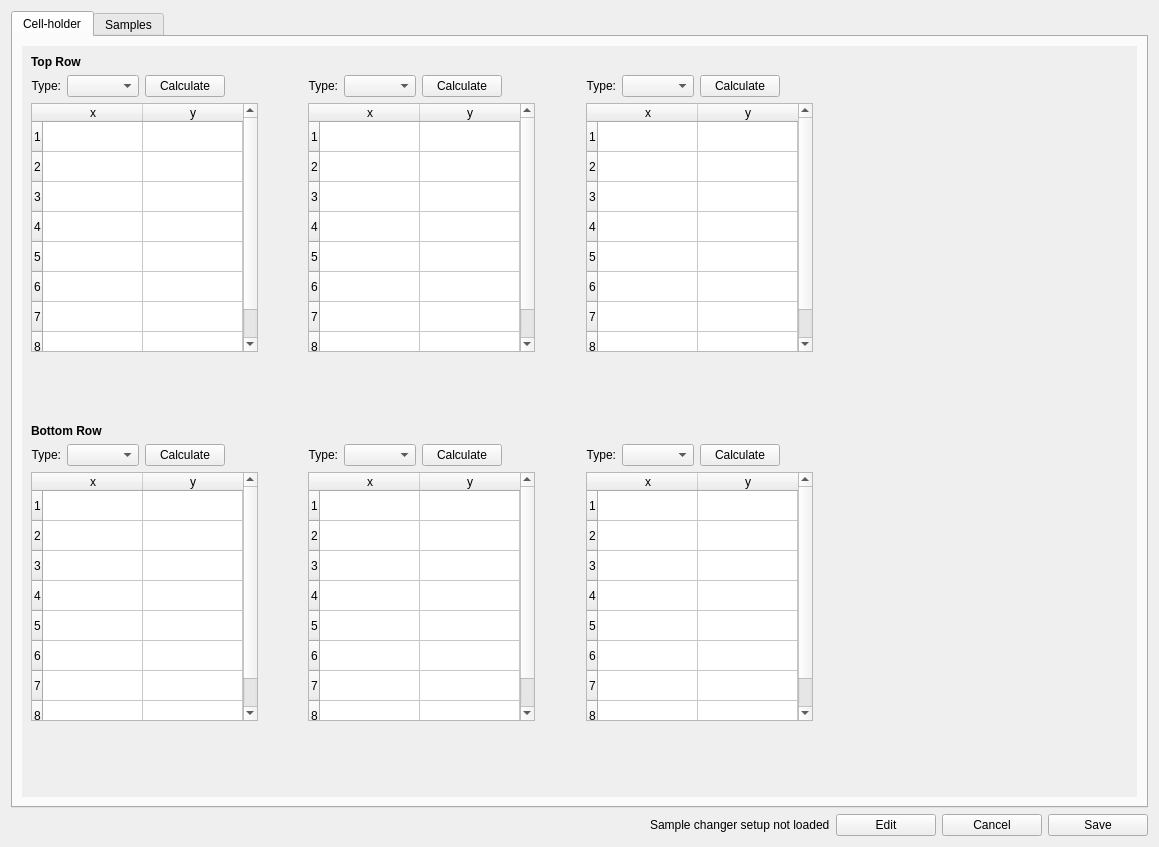
<?xml version="1.0" encoding="UTF-8"?>
<ui version="4.0">
 <class>expForm</class>
 <widget class="QWidget" name="expForm">
  <property name="geometry">
   <rect>
    <x>0</x>
    <y>0</y>
    <width>1159</width>
    <height>847</height>
   </rect>
  </property>
  <property name="windowTitle">
   <string>Form</string>
  </property>
  <layout class="QVBoxLayout" name="verticalLayout_8">
   <item>
    <widget class="QTabWidget" name="tabWidget">
     <property name="currentIndex">
      <number>0</number>
     </property>
     <widget class="QWidget" name="cellsTab">
      <attribute name="title">
       <string>Cell-holder</string>
      </attribute>
      <layout class="QVBoxLayout" name="verticalLayout_10">
       <item>
        <widget class="QScrollArea" name="scrollArea">
         <property name="sizePolicy">
          <sizepolicy hsizetype="Expanding" vsizetype="Expanding">
           <horstretch>0</horstretch>
           <verstretch>0</verstretch>
          </sizepolicy>
         </property>
         <property name="frameShape">
          <enum>QFrame::NoFrame</enum>
         </property>
         <property name="sizeAdjustPolicy">
          <enum>QAbstractScrollArea::AdjustIgnored</enum>
         </property>
         <property name="widgetResizable">
          <bool>true</bool>
         </property>
         <widget class="QWidget" name="scrollAreaWidgetContents">
          <property name="geometry">
           <rect>
            <x>0</x>
            <y>0</y>
            <width>1089</width>
            <height>720</height>
           </rect>
          </property>
          <layout class="QVBoxLayout" name="verticalLayout_9">
           <item>
            <widget class="QLabel" name="label">
             <property name="font">
              <font>
               <weight>75</weight>
               <bold>true</bold>
              </font>
             </property>
             <property name="text">
              <string>Top Row</string>
             </property>
            </widget>
           </item>
           <item>
            <layout class="QHBoxLayout" name="horizontalLayout">
             <item>
              <layout class="QVBoxLayout" name="verticalLayout_2">
               <item>
                <layout class="QHBoxLayout" name="horizontalLayout_3">
                 <item>
                  <widget class="QLabel" name="label_3">
                   <property name="text">
                    <string>Type:</string>
                   </property>
                   <property name="alignment">
                    <set>Qt::AlignRight|Qt::AlignTrailing|Qt::AlignVCenter</set>
                   </property>
                  </widget>
                 </item>
                 <item>
                  <widget class="QComboBox" name="comboTopFirst"/>
                 </item>
                 <item>
                  <widget class="QPushButton" name="calculateTopFirstButton">
                   <property name="text">
                    <string>Calculate</string>
                   </property>
                  </widget>
                 </item>
                 <item>
                  <spacer name="horizontalSpacer">
                   <property name="orientation">
                    <enum>Qt::Horizontal</enum>
                   </property>
                   <property name="sizeHint" stdset="0">
                    <size>
                     <width>40</width>
                     <height>20</height>
                    </size>
                   </property>
                  </spacer>
                 </item>
                </layout>
               </item>
               <item>
                <widget class="QTableWidget" name="tableTopFirst">
                 <property name="sizePolicy">
                  <sizepolicy hsizetype="Fixed" vsizetype="Expanding">
                   <horstretch>0</horstretch>
                   <verstretch>0</verstretch>
                  </sizepolicy>
                 </property>
                 <property name="midLineWidth">
                  <number>0</number>
                 </property>
                 <property name="verticalScrollBarPolicy">
                  <enum>Qt::ScrollBarAsNeeded</enum>
                 </property>
                 <property name="horizontalScrollBarPolicy">
                  <enum>Qt::ScrollBarAlwaysOff</enum>
                 </property>
                 <property name="sizeAdjustPolicy">
                  <enum>QAbstractScrollArea::AdjustToContentsOnFirstShow</enum>
                 </property>
                 <property name="editTriggers">
                  <set>QAbstractItemView::AnyKeyPressed|QAbstractItemView::CurrentChanged|QAbstractItemView::DoubleClicked|QAbstractItemView::EditKeyPressed</set>
                 </property>
                 <property name="showGrid">
                  <bool>true</bool>
                 </property>
                 <property name="sortingEnabled">
                  <bool>false</bool>
                 </property>
                 <property name="cornerButtonEnabled">
                  <bool>false</bool>
                 </property>
                 <property name="rowCount">
                  <number>8</number>
                 </property>
                 <property name="columnCount">
                  <number>2</number>
                 </property>
                 <attribute name="horizontalHeaderCascadingSectionResizes">
                  <bool>false</bool>
                 </attribute>
                 <attribute name="horizontalHeaderStretchLastSection">
                  <bool>true</bool>
                 </attribute>
                 <row/>
                 <row/>
                 <row/>
                 <row/>
                 <row/>
                 <row/>
                 <row/>
                 <row/>
                 <column>
                  <property name="text">
                   <string>x</string>
                  </property>
                 </column>
                 <column>
                  <property name="text">
                   <string>y</string>
                  </property>
                 </column>
                </widget>
               </item>
               <item>
                <spacer name="verticalSpacer_2">
                 <property name="orientation">
                  <enum>Qt::Vertical</enum>
                 </property>
                 <property name="sizeHint" stdset="0">
                  <size>
                   <width>20</width>
                   <height>40</height>
                  </size>
                 </property>
                </spacer>
               </item>
              </layout>
             </item>
             <item>
              <layout class="QVBoxLayout" name="verticalLayout_3">
               <item>
                <layout class="QHBoxLayout" name="horizontalLayout_4">
                 <item>
                  <widget class="QLabel" name="label_4">
                   <property name="text">
                    <string>Type:</string>
                   </property>
                   <property name="alignment">
                    <set>Qt::AlignRight|Qt::AlignTrailing|Qt::AlignVCenter</set>
                   </property>
                  </widget>
                 </item>
                 <item>
                  <widget class="QComboBox" name="comboTopSecond"/>
                 </item>
                 <item>
                  <widget class="QPushButton" name="calculateTopSecondButton">
                   <property name="text">
                    <string>Calculate</string>
                   </property>
                  </widget>
                 </item>
                 <item>
                  <spacer name="horizontalSpacer_2">
                   <property name="orientation">
                    <enum>Qt::Horizontal</enum>
                   </property>
                   <property name="sizeHint" stdset="0">
                    <size>
                     <width>40</width>
                     <height>20</height>
                    </size>
                   </property>
                  </spacer>
                 </item>
                </layout>
               </item>
               <item>
                <widget class="QTableWidget" name="tableTopSecond">
                 <property name="sizePolicy">
                  <sizepolicy hsizetype="Fixed" vsizetype="Expanding">
                   <horstretch>0</horstretch>
                   <verstretch>0</verstretch>
                  </sizepolicy>
                 </property>
                 <property name="midLineWidth">
                  <number>0</number>
                 </property>
                 <property name="verticalScrollBarPolicy">
                  <enum>Qt::ScrollBarAsNeeded</enum>
                 </property>
                 <property name="horizontalScrollBarPolicy">
                  <enum>Qt::ScrollBarAlwaysOff</enum>
                 </property>
                 <property name="sizeAdjustPolicy">
                  <enum>QAbstractScrollArea::AdjustToContentsOnFirstShow</enum>
                 </property>
                 <property name="editTriggers">
                  <set>QAbstractItemView::AnyKeyPressed|QAbstractItemView::CurrentChanged|QAbstractItemView::DoubleClicked|QAbstractItemView::EditKeyPressed</set>
                 </property>
                 <property name="showGrid">
                  <bool>true</bool>
                 </property>
                 <property name="sortingEnabled">
                  <bool>false</bool>
                 </property>
                 <property name="cornerButtonEnabled">
                  <bool>false</bool>
                 </property>
                 <property name="rowCount">
                  <number>8</number>
                 </property>
                 <property name="columnCount">
                  <number>2</number>
                 </property>
                 <attribute name="horizontalHeaderCascadingSectionResizes">
                  <bool>false</bool>
                 </attribute>
                 <attribute name="horizontalHeaderStretchLastSection">
                  <bool>true</bool>
                 </attribute>
                 <row/>
                 <row/>
                 <row/>
                 <row/>
                 <row/>
                 <row/>
                 <row/>
                 <row/>
                 <column>
                  <property name="text">
                   <string>x</string>
                  </property>
                 </column>
                 <column>
                  <property name="text">
                   <string>y</string>
                  </property>
                 </column>
                </widget>
               </item>
               <item>
                <spacer name="verticalSpacer_3">
                 <property name="orientation">
                  <enum>Qt::Vertical</enum>
                 </property>
                 <property name="sizeHint" stdset="0">
                  <size>
                   <width>20</width>
                   <height>40</height>
                  </size>
                 </property>
                </spacer>
               </item>
              </layout>
             </item>
             <item>
              <layout class="QVBoxLayout" name="verticalLayout_4">
               <item>
                <layout class="QHBoxLayout" name="horizontalLayout_5">
                 <item>
                  <widget class="QLabel" name="label_5">
                   <property name="text">
                    <string>Type:</string>
                   </property>
                   <property name="alignment">
                    <set>Qt::AlignRight|Qt::AlignTrailing|Qt::AlignVCenter</set>
                   </property>
                  </widget>
                 </item>
                 <item>
                  <widget class="QComboBox" name="comboTopThird"/>
                 </item>
                 <item>
                  <widget class="QPushButton" name="calculateTopThirdButton">
                   <property name="text">
                    <string>Calculate</string>
                   </property>
                  </widget>
                 </item>
                 <item>
                  <spacer name="horizontalSpacer_3">
                   <property name="orientation">
                    <enum>Qt::Horizontal</enum>
                   </property>
                   <property name="sizeHint" stdset="0">
                    <size>
                     <width>40</width>
                     <height>20</height>
                    </size>
                   </property>
                  </spacer>
                 </item>
                </layout>
               </item>
               <item>
                <widget class="QTableWidget" name="tableTopThird">
                 <property name="sizePolicy">
                  <sizepolicy hsizetype="Fixed" vsizetype="Expanding">
                   <horstretch>0</horstretch>
                   <verstretch>0</verstretch>
                  </sizepolicy>
                 </property>
                 <property name="midLineWidth">
                  <number>0</number>
                 </property>
                 <property name="verticalScrollBarPolicy">
                  <enum>Qt::ScrollBarAsNeeded</enum>
                 </property>
                 <property name="horizontalScrollBarPolicy">
                  <enum>Qt::ScrollBarAlwaysOff</enum>
                 </property>
                 <property name="sizeAdjustPolicy">
                  <enum>QAbstractScrollArea::AdjustToContentsOnFirstShow</enum>
                 </property>
                 <property name="editTriggers">
                  <set>QAbstractItemView::AnyKeyPressed|QAbstractItemView::CurrentChanged|QAbstractItemView::DoubleClicked|QAbstractItemView::EditKeyPressed</set>
                 </property>
                 <property name="showGrid">
                  <bool>true</bool>
                 </property>
                 <property name="sortingEnabled">
                  <bool>false</bool>
                 </property>
                 <property name="cornerButtonEnabled">
                  <bool>false</bool>
                 </property>
                 <property name="rowCount">
                  <number>8</number>
                 </property>
                 <property name="columnCount">
                  <number>2</number>
                 </property>
                 <attribute name="horizontalHeaderCascadingSectionResizes">
                  <bool>false</bool>
                 </attribute>
                 <attribute name="horizontalHeaderStretchLastSection">
                  <bool>true</bool>
                 </attribute>
                 <row/>
                 <row/>
                 <row/>
                 <row/>
                 <row/>
                 <row/>
                 <row/>
                 <row/>
                 <column>
                  <property name="text">
                   <string>x</string>
                  </property>
                 </column>
                 <column>
                  <property name="text">
                   <string>y</string>
                  </property>
                 </column>
                </widget>
               </item>
               <item>
                <spacer name="verticalSpacer_4">
                 <property name="orientation">
                  <enum>Qt::Vertical</enum>
                 </property>
                 <property name="sizeHint" stdset="0">
                  <size>
                   <width>20</width>
                   <height>40</height>
                  </size>
                 </property>
                </spacer>
               </item>
              </layout>
             </item>
             <item>
              <spacer name="horizontalSpacer_4">
               <property name="orientation">
                <enum>Qt::Horizontal</enum>
               </property>
               <property name="sizeHint" stdset="0">
                <size>
                 <width>40</width>
                 <height>20</height>
                </size>
               </property>
              </spacer>
             </item>
            </layout>
           </item>
           <item>
            <widget class="QLabel" name="label_6">
             <property name="minimumSize">
              <size>
               <width>0</width>
               <height>50</height>
              </size>
             </property>
             <property name="font">
              <font>
               <weight>75</weight>
               <bold>true</bold>
              </font>
             </property>
             <property name="text">
              <string>Bottom Row</string>
             </property>
             <property name="alignment">
              <set>Qt::AlignBottom|Qt::AlignLeading|Qt::AlignLeft</set>
             </property>
            </widget>
           </item>
           <item>
            <layout class="QHBoxLayout" name="horizontalLayout_6">
             <item>
              <layout class="QVBoxLayout" name="verticalLayout_5">
               <item>
                <layout class="QHBoxLayout" name="horizontalLayout_7">
                 <item>
                  <widget class="QLabel" name="label_7">
                   <property name="text">
                    <string>Type:</string>
                   </property>
                   <property name="alignment">
                    <set>Qt::AlignRight|Qt::AlignTrailing|Qt::AlignVCenter</set>
                   </property>
                  </widget>
                 </item>
                 <item>
                  <widget class="QComboBox" name="comboBottomFirst"/>
                 </item>
                 <item>
                  <widget class="QPushButton" name="calculateBottomFirstButton">
                   <property name="text">
                    <string>Calculate</string>
                   </property>
                  </widget>
                 </item>
                 <item>
                  <spacer name="horizontalSpacer_5">
                   <property name="orientation">
                    <enum>Qt::Horizontal</enum>
                   </property>
                   <property name="sizeHint" stdset="0">
                    <size>
                     <width>40</width>
                     <height>20</height>
                    </size>
                   </property>
                  </spacer>
                 </item>
                </layout>
               </item>
               <item>
                <widget class="QTableWidget" name="tableBottomFirst">
                 <property name="sizePolicy">
                  <sizepolicy hsizetype="Fixed" vsizetype="Expanding">
                   <horstretch>0</horstretch>
                   <verstretch>0</verstretch>
                  </sizepolicy>
                 </property>
                 <property name="midLineWidth">
                  <number>0</number>
                 </property>
                 <property name="verticalScrollBarPolicy">
                  <enum>Qt::ScrollBarAsNeeded</enum>
                 </property>
                 <property name="horizontalScrollBarPolicy">
                  <enum>Qt::ScrollBarAlwaysOff</enum>
                 </property>
                 <property name="sizeAdjustPolicy">
                  <enum>QAbstractScrollArea::AdjustToContentsOnFirstShow</enum>
                 </property>
                 <property name="editTriggers">
                  <set>QAbstractItemView::AnyKeyPressed|QAbstractItemView::CurrentChanged|QAbstractItemView::DoubleClicked|QAbstractItemView::EditKeyPressed</set>
                 </property>
                 <property name="showGrid">
                  <bool>true</bool>
                 </property>
                 <property name="sortingEnabled">
                  <bool>false</bool>
                 </property>
                 <property name="cornerButtonEnabled">
                  <bool>false</bool>
                 </property>
                 <property name="rowCount">
                  <number>8</number>
                 </property>
                 <property name="columnCount">
                  <number>2</number>
                 </property>
                 <attribute name="horizontalHeaderCascadingSectionResizes">
                  <bool>false</bool>
                 </attribute>
                 <attribute name="horizontalHeaderStretchLastSection">
                  <bool>true</bool>
                 </attribute>
                 <row/>
                 <row/>
                 <row/>
                 <row/>
                 <row/>
                 <row/>
                 <row/>
                 <row/>
                 <column>
                  <property name="text">
                   <string>x</string>
                  </property>
                 </column>
                 <column>
                  <property name="text">
                   <string>y</string>
                  </property>
                 </column>
                </widget>
               </item>
               <item>
                <spacer name="verticalSpacer_5">
                 <property name="orientation">
                  <enum>Qt::Vertical</enum>
                 </property>
                 <property name="sizeHint" stdset="0">
                  <size>
                   <width>20</width>
                   <height>40</height>
                  </size>
                 </property>
                </spacer>
               </item>
              </layout>
             </item>
             <item>
              <layout class="QVBoxLayout" name="verticalLayout_6">
               <item>
                <layout class="QHBoxLayout" name="horizontalLayout_8">
                 <item>
                  <widget class="QLabel" name="label_8">
                   <property name="text">
                    <string>Type:</string>
                   </property>
                   <property name="alignment">
                    <set>Qt::AlignRight|Qt::AlignTrailing|Qt::AlignVCenter</set>
                   </property>
                  </widget>
                 </item>
                 <item>
                  <widget class="QComboBox" name="comboBottomSecond"/>
                 </item>
                 <item>
                  <widget class="QPushButton" name="calculateBottomSecondButton">
                   <property name="text">
                    <string>Calculate</string>
                   </property>
                  </widget>
                 </item>
                 <item>
                  <spacer name="horizontalSpacer_6">
                   <property name="orientation">
                    <enum>Qt::Horizontal</enum>
                   </property>
                   <property name="sizeHint" stdset="0">
                    <size>
                     <width>40</width>
                     <height>20</height>
                    </size>
                   </property>
                  </spacer>
                 </item>
                </layout>
               </item>
               <item>
                <widget class="QTableWidget" name="tableBottomSecond">
                 <property name="sizePolicy">
                  <sizepolicy hsizetype="Fixed" vsizetype="Expanding">
                   <horstretch>0</horstretch>
                   <verstretch>0</verstretch>
                  </sizepolicy>
                 </property>
                 <property name="midLineWidth">
                  <number>0</number>
                 </property>
                 <property name="verticalScrollBarPolicy">
                  <enum>Qt::ScrollBarAsNeeded</enum>
                 </property>
                 <property name="horizontalScrollBarPolicy">
                  <enum>Qt::ScrollBarAlwaysOff</enum>
                 </property>
                 <property name="sizeAdjustPolicy">
                  <enum>QAbstractScrollArea::AdjustToContentsOnFirstShow</enum>
                 </property>
                 <property name="editTriggers">
                  <set>QAbstractItemView::AnyKeyPressed|QAbstractItemView::CurrentChanged|QAbstractItemView::DoubleClicked|QAbstractItemView::EditKeyPressed</set>
                 </property>
                 <property name="showGrid">
                  <bool>true</bool>
                 </property>
                 <property name="sortingEnabled">
                  <bool>false</bool>
                 </property>
                 <property name="cornerButtonEnabled">
                  <bool>false</bool>
                 </property>
                 <property name="rowCount">
                  <number>8</number>
                 </property>
                 <property name="columnCount">
                  <number>2</number>
                 </property>
                 <attribute name="horizontalHeaderCascadingSectionResizes">
                  <bool>false</bool>
                 </attribute>
                 <attribute name="horizontalHeaderStretchLastSection">
                  <bool>true</bool>
                 </attribute>
                 <row/>
                 <row/>
                 <row/>
                 <row/>
                 <row/>
                 <row/>
                 <row/>
                 <row/>
                 <column>
                  <property name="text">
                   <string>x</string>
                  </property>
                 </column>
                 <column>
                  <property name="text">
                   <string>y</string>
                  </property>
                 </column>
                </widget>
               </item>
               <item>
                <spacer name="verticalSpacer_6">
                 <property name="orientation">
                  <enum>Qt::Vertical</enum>
                 </property>
                 <property name="sizeHint" stdset="0">
                  <size>
                   <width>20</width>
                   <height>40</height>
                  </size>
                 </property>
                </spacer>
               </item>
              </layout>
             </item>
             <item>
              <layout class="QVBoxLayout" name="verticalLayout_7">
               <item>
                <layout class="QHBoxLayout" name="horizontalLayout_9">
                 <item>
                  <widget class="QLabel" name="label_9">
                   <property name="text">
                    <string>Type:</string>
                   </property>
                   <property name="alignment">
                    <set>Qt::AlignRight|Qt::AlignTrailing|Qt::AlignVCenter</set>
                   </property>
                  </widget>
                 </item>
                 <item>
                  <widget class="QComboBox" name="comboBottomThird"/>
                 </item>
                 <item>
                  <widget class="QPushButton" name="calculateBottomThirdButton">
                   <property name="text">
                    <string>Calculate</string>
                   </property>
                  </widget>
                 </item>
                 <item>
                  <spacer name="horizontalSpacer_7">
                   <property name="orientation">
                    <enum>Qt::Horizontal</enum>
                   </property>
                   <property name="sizeHint" stdset="0">
                    <size>
                     <width>40</width>
                     <height>20</height>
                    </size>
                   </property>
                  </spacer>
                 </item>
                </layout>
               </item>
               <item>
                <widget class="QTableWidget" name="tableBottomThird">
                 <property name="sizePolicy">
                  <sizepolicy hsizetype="Fixed" vsizetype="Expanding">
                   <horstretch>0</horstretch>
                   <verstretch>0</verstretch>
                  </sizepolicy>
                 </property>
                 <property name="midLineWidth">
                  <number>0</number>
                 </property>
                 <property name="verticalScrollBarPolicy">
                  <enum>Qt::ScrollBarAsNeeded</enum>
                 </property>
                 <property name="horizontalScrollBarPolicy">
                  <enum>Qt::ScrollBarAlwaysOff</enum>
                 </property>
                 <property name="sizeAdjustPolicy">
                  <enum>QAbstractScrollArea::AdjustToContentsOnFirstShow</enum>
                 </property>
                 <property name="editTriggers">
                  <set>QAbstractItemView::AnyKeyPressed|QAbstractItemView::CurrentChanged|QAbstractItemView::DoubleClicked|QAbstractItemView::EditKeyPressed</set>
                 </property>
                 <property name="showGrid">
                  <bool>true</bool>
                 </property>
                 <property name="sortingEnabled">
                  <bool>false</bool>
                 </property>
                 <property name="cornerButtonEnabled">
                  <bool>false</bool>
                 </property>
                 <property name="rowCount">
                  <number>8</number>
                 </property>
                 <property name="columnCount">
                  <number>2</number>
                 </property>
                 <attribute name="horizontalHeaderCascadingSectionResizes">
                  <bool>false</bool>
                 </attribute>
                 <attribute name="horizontalHeaderStretchLastSection">
                  <bool>true</bool>
                 </attribute>
                 <row/>
                 <row/>
                 <row/>
                 <row/>
                 <row/>
                 <row/>
                 <row/>
                 <row/>
                 <column>
                  <property name="text">
                   <string>x</string>
                  </property>
                 </column>
                 <column>
                  <property name="text">
                   <string>y</string>
                  </property>
                 </column>
                </widget>
               </item>
               <item>
                <spacer name="verticalSpacer_7">
                 <property name="orientation">
                  <enum>Qt::Vertical</enum>
                 </property>
                 <property name="sizeHint" stdset="0">
                  <size>
                   <width>20</width>
                   <height>40</height>
                  </size>
                 </property>
                </spacer>
               </item>
              </layout>
             </item>
             <item>
              <spacer name="horizontalSpacer_8">
               <property name="orientation">
                <enum>Qt::Horizontal</enum>
               </property>
               <property name="sizeHint" stdset="0">
                <size>
                 <width>40</width>
                 <height>20</height>
                </size>
               </property>
              </spacer>
             </item>
            </layout>
           </item>
           <item>
            <spacer name="verticalSpacer">
             <property name="orientation">
              <enum>Qt::Vertical</enum>
             </property>
             <property name="sizeHint" stdset="0">
              <size>
               <width>20</width>
               <height>40</height>
              </size>
             </property>
            </spacer>
           </item>
           <item>
            <spacer name="verticalSpacer_8">
             <property name="orientation">
              <enum>Qt::Vertical</enum>
             </property>
             <property name="sizeHint" stdset="0">
              <size>
               <width>20</width>
               <height>40</height>
              </size>
             </property>
            </spacer>
           </item>
          </layout>
         </widget>
        </widget>
       </item>
      </layout>
     </widget>
     <widget class="QWidget" name="samplesTab">
      <attribute name="title">
       <string>Samples</string>
      </attribute>
      <layout class="QHBoxLayout" name="horizontalLayout_10">
       <item>
        <widget class="QTableView" name="sampleTable"/>
       </item>
      </layout>
     </widget>
    </widget>
   </item>
   <item>
    <layout class="QHBoxLayout" name="horizontalLayout_2">
     <item>
      <spacer name="horizontalSpacer_9">
       <property name="orientation">
        <enum>Qt::Horizontal</enum>
       </property>
       <property name="sizeHint" stdset="0">
        <size>
         <width>40</width>
         <height>20</height>
        </size>
       </property>
      </spacer>
     </item>
     <item>
      <widget class="QLabel" name="labelWarning">
       <property name="text">
        <string>Sample changer setup not loaded</string>
       </property>
      </widget>
     </item>
     <item>
      <widget class="QPushButton" name="editButton">
       <property name="minimumSize">
        <size>
         <width>100</width>
         <height>0</height>
        </size>
       </property>
       <property name="text">
        <string>Edit</string>
       </property>
      </widget>
     </item>
     <item>
      <widget class="QPushButton" name="cancelButton">
       <property name="minimumSize">
        <size>
         <width>100</width>
         <height>0</height>
        </size>
       </property>
       <property name="text">
        <string>Cancel</string>
       </property>
      </widget>
     </item>
     <item>
      <widget class="QPushButton" name="saveButton">
       <property name="minimumSize">
        <size>
         <width>100</width>
         <height>0</height>
        </size>
       </property>
       <property name="text">
        <string>Save</string>
       </property>
      </widget>
     </item>
    </layout>
   </item>
  </layout>
 </widget>
 <resources/>
 <connections/>
</ui>
